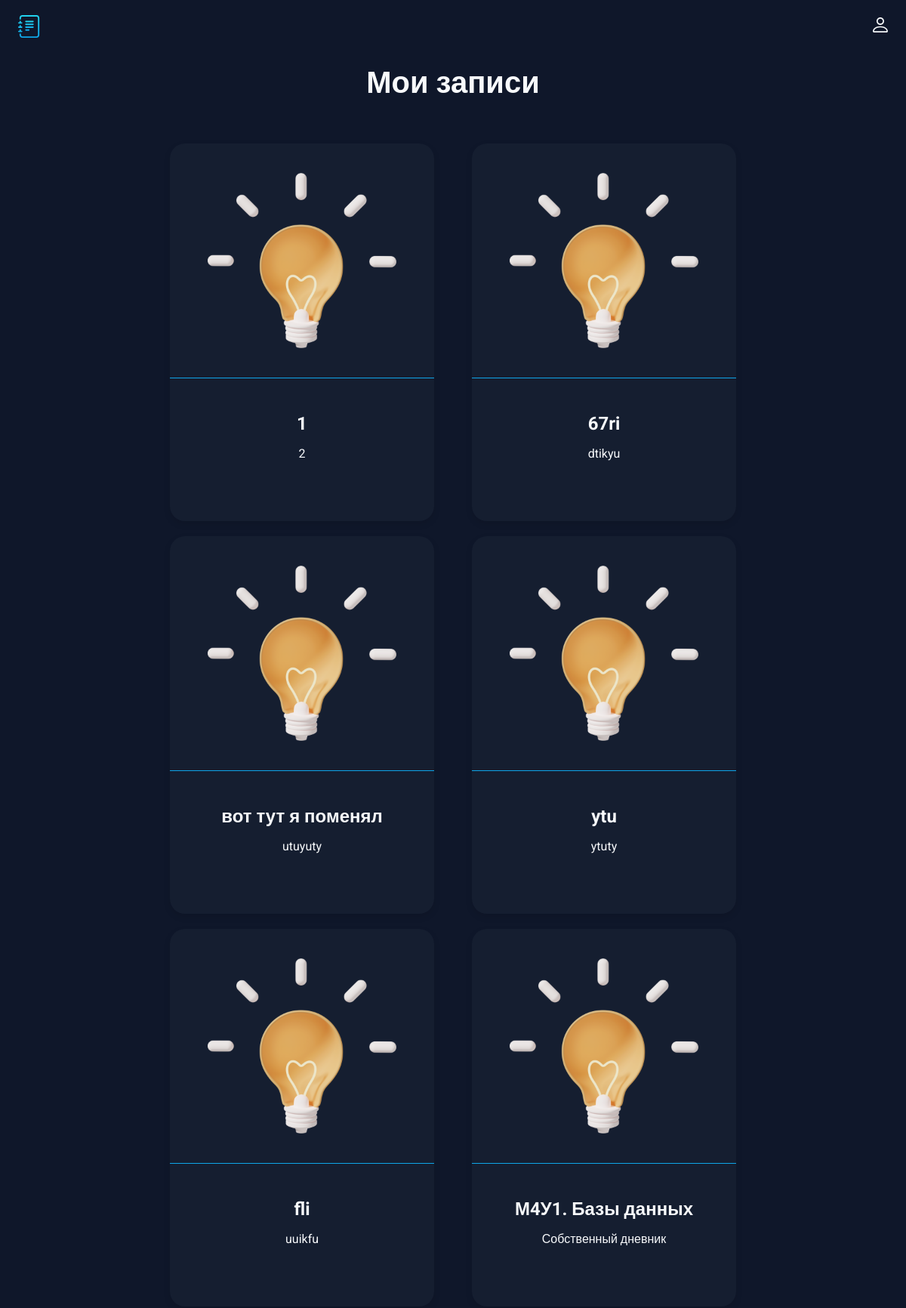
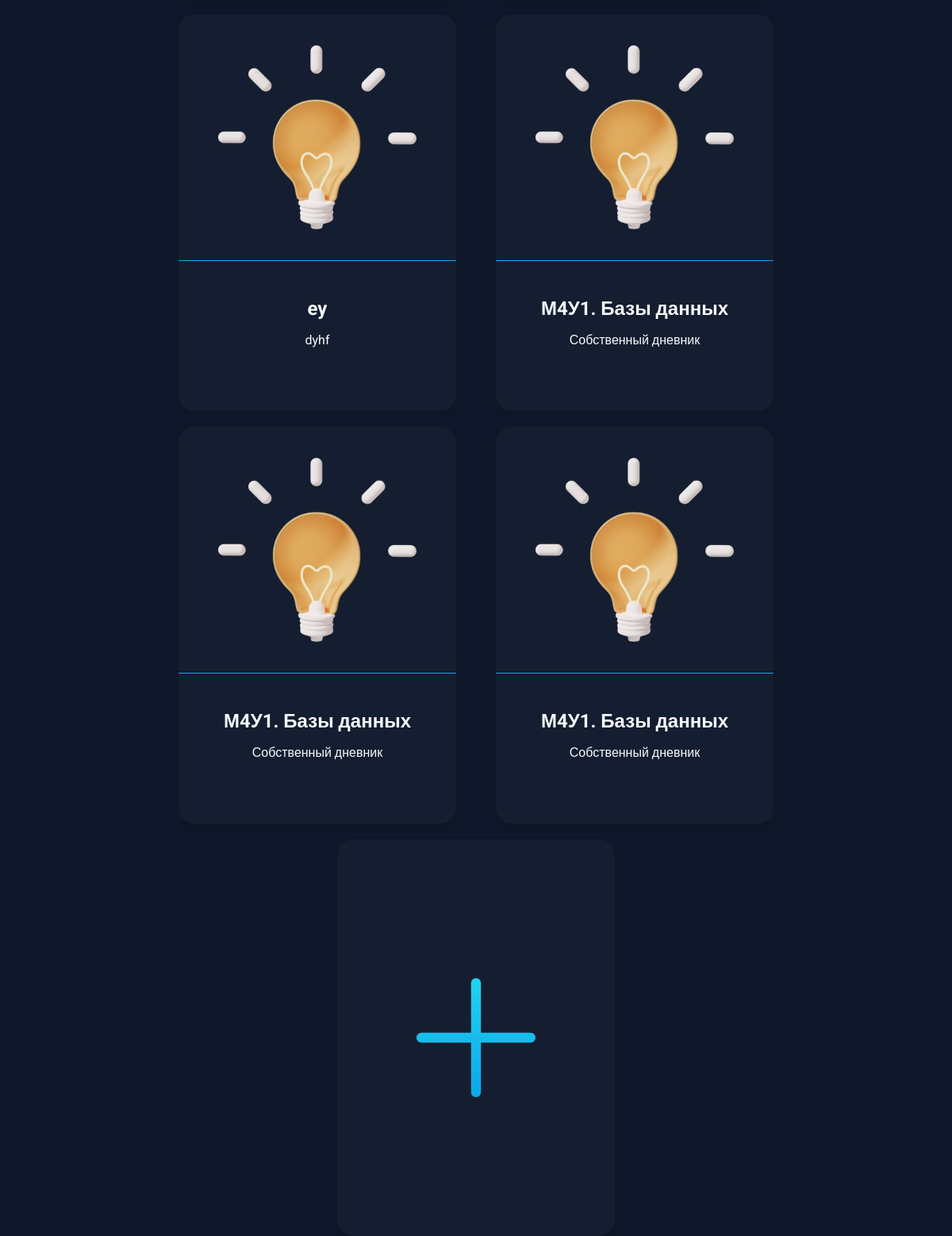
/index, run on the app's committed database (2 pictures, top to bottom).
### diary-main/main.py (models this page shows, shortened)
class Card(db.Model):
    id = db.Column(db.Integer, primary_key=True)
    title = db.Column(db.String(100), nullable=False)
    subtitle = db.Column(db.String(300), nullable=False)
    text = db.Column(db.Text, nullable=False)

### diary-main/main.py (the view)
@app.route('/index')
def index():
    cards = Card.query.order_by(Card.id).all()
    return render_template('index.html', cards=cards)

### diary-main/templates/index.html (shortened to what this page needs)
<!doctype html>
<html lang="ru">
<head>
  <link rel="stylesheet" href="../static/css/style.css">
</head>
<body>
  <header class="header">
    <img src="../static/img/logo.svg" alt="logo" width="30" height="30">
    <ul class="main-list">
        <li class="list__item">
            <img src="../static/img/login.svg" alt="login" width="20" height="20">
        </li>
    </ul>
  </header>
  <main>
    {% block content %}
    <h1 class="main__title">Мои записи</h1>
    <ul class="cards-list">
      {% for el in cards%}
      <li class="card">
        <a class="card__link" href="/card/{{el.id}}">
          <img class="card__img" src="../static/img/post_icon.png" width="250" height="250" alt="post_icon">
          <div class="card__text">
            <h2 class="card__title">{{el.title}}</h2>
            <p class="card__subtitle">{{el.subtitle}}</p>
          </div>
        </a>
      </li>
      {% endfor %}
      <li class="card card--creat">
          <a class="creat__link" href="{{url_for('create')}}"></a>
      </li>
    </ul>
    {% endblock %}
  </main>
</body>
</html>

### diary-main/static/css/style.css (style rules this page uses)
body { margin: 0; padding: 0; font-family: 'Roboto', sans-serif; font-size: 16px; line-height: 20px; background-color: #0F172A; color: #F8FAFC; }
h1, h2, p { margin: 0; }
img { object-fit: contain; }
a { text-decoration: none; color: inherit; transition: 0.2s; }
ul { list-style: none; margin: 0; padding: 0; }
.header { display: flex; justify-content: space-between; align-items: center; padding: 20px 2%; margin-bottom: 30px; }
.main-list { display: flex; align-items: center; gap: 20px; }
.main__title { font-size: 40px; text-align: center; margin-bottom: 70px; }
.cards-list { display: flex; padding: 0 5%; flex-wrap: wrap; flex-direction: row; gap: 20px; column-gap: 50px; justify-content: center; }
.card { width: 350px; height: 500px; transition: 0.2s; background: rgba(30, 41, 59, 0.4); border-radius: 20px; box-shadow: 0px 4px 10px rgba(0, 0, 0, 0.1); }
.card__link { display: flex; flex-direction: column; align-items: center; width: inherit; height: inherit; }
.card__text { border-top: 1px solid rgba(14, 165, 233, 1); width: inherit; display: flex; padding: 50px 0 20px; flex-direction: column; gap: 20px; align-items: center; }
.card__title { padding: 0 20px; text-align: center; }
.card__subtitle { padding: 0 20px; text-align: center; }
.card__img { padding: 30px; }
.creat__link { display: block; width: inherit; height: inherit; background: url(../img/plus.svg) no-repeat; background-size: 200px 200px; background-position: center; }

### data on the page
Card: title "1", subtitle "2"
Card: title "67ri", subtitle "dtikyu"
Card: title "вот тут я поменял", subtitle "utuyuty"
Card: title "ytu", subtitle "ytuty"
Card: title "fli", subtitle "uuikfu"
Card: title "М4У1. Базы данных", subtitle "Собственный дневник"
Card: title "ey", subtitle "dyhf"
Card: title "М4У1. Базы данных", subtitle "Собственный дневник"
Card: title "М4У1. Базы данных", subtitle "Собственный дневник"
Card: title "М4У1. Базы данных", subtitle "Собственный дневник"
